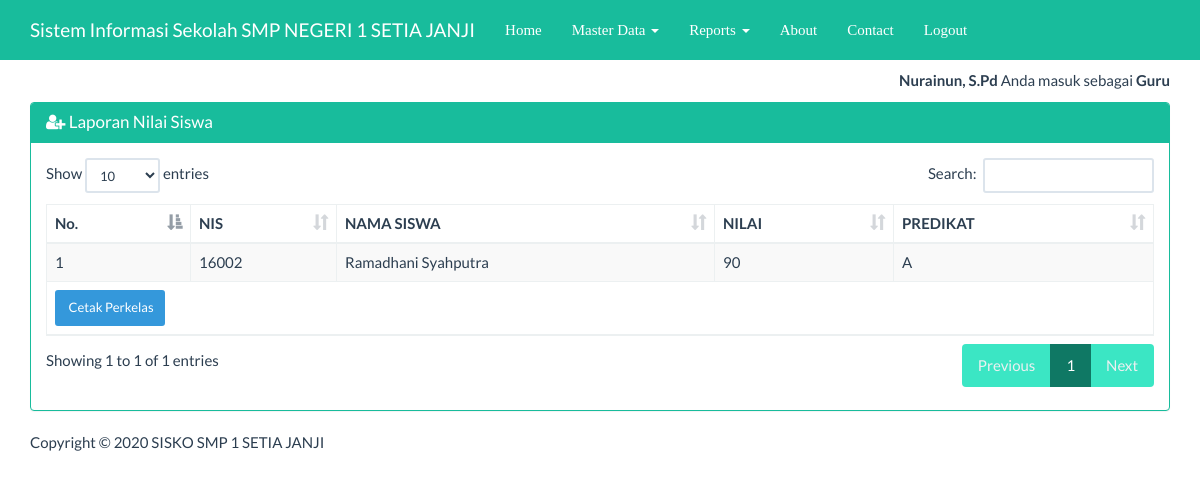
The app's page /index_admin.php?page=laporan&actions=nilaisiswa (signed in) with its own data.
### tables this page shows
CREATE TABLE `nilai` (
  `id` int(5) NOT NULL,
  `nis` int(10) NOT NULL,
  `siswa_nama` varchar(30) NOT NULL,
  `siswa_kelas` varchar(10) NOT NULL,
  `mapel` varchar(20) NOT NULL,
  `nip` varchar(50) NOT NULL,
  `guru_mapel` varchar(30) NOT NULL,
  `nilai` varchar(5) NOT NULL,
  `predikat` varchar(2) NOT NULL
);

### views/laporan_nilaisiswa.php (the view, shortened to what this page needs)
<nav class="navbar navbar-inverse navbar-fixed-top">
    <div class="container">
        <div class="navbar-header">
            <a class="navbar-brand" href="?page=utama">Sistem Informasi Sekolah SMP NEGERI 1 SETIA JANJI</a>
        </div>
        <div id="navbar" class="navbar-collapse collapse">
            <ul class="nav navbar-nav">
                 <li ><a href="?index_admin.php" style="font-family: cursive;">Home</a></li>
                 <?php if(isset($_SESSION['level']) && $_SESSION['level']==2) { ?>
                <li class="dropdown">
                    <a href="#" class="dropdown-toggle" data-toggle="dropdown" role="button" aria-haspopup="true" aria-expanded="false" style="font-family: cursive;">Master Data <span class="caret"></span></a>
                </li>
                <li class="dropdown">
                    <a href="#" class="dropdown-toggle" data-toggle="dropdown" role="button" aria-haspopup="true" aria-expanded="false" style="font-family: cursive;">Reports <span class="caret"></span></a>
                </li>
                <?php } ?>
                <li><a href="?page=about&actions=tampil" style="font-family: cursive;">About</a></li>
                <li><a href="?page=kontak&actions=tampil" style="font-family: cursive;">Contact</a></li>
                    <?php if (isset($_SESSION['user'])) { ?>
                    <li><a href="logout.php" style="font-family: cursive;">Logout</a></li>
                <?php } ?>
            </ul>
        </div>
    </div>
</nav>
<div class="container">
    <div class="row">
        <div class="col-xs-12">
            <div class="panel panel-success">
                <div class="panel-heading">
                    <h3 class="panel-title"><span class="fa fa-user-plus"></span> Laporan Nilai Siswa</h3>
                </div>
                <div class="panel-body">
                    <table id="dtskripsi" class="table table-bordered table-striped table-hover">
                        <thead>
                            <tr>
                                <th scope="col">No.</th><th>NIS</th><th>NAMA SISWA</th><th>NILAI</th><th>PREDIKAT</th>
                            </tr>
                        </thead>
                        <tbody>
                            <?php
                             $sql = "SELECT * FROM nilai WHERE nip='".$_SESSION['user']."'";
                            $query = mysqli_query($koneksi, $sql) or die("SQL Anda Salah");
                            $nomor = 0;
                            while ($data = mysqli_fetch_array($query)) {
                                $nomor++;
                                ?>
                                <tr>
                                    <td><?= $nomor ?></td>
                                    <td><?= $data['nis'] ?></td>
                                    <td><?= $data['siswa_nama'] ?></td>
                                    <td><?= $data['nilai'] ?>
                                    <td><?= $data['predikat'] ?></td>
                                </tr>
                            <?php } ?>
                        </tbody>
                        <tfoot>
                            <tr>
                                <td colspan="5">
                                    <a href="#cetak_perbulan" class="btn btn-info btn-sm">
                                        <span class="fa fa_print"></span> Cetak Perkelas
                                    </a>
                                </td>
                            </tr>
                        </tfoot>
                    </table>
                </div>
            </div>
        </div>
    </div>
</div>

### index_admin.php (style rules this page uses)
body { margin-top:70px; }

### records on screen
nilai: nis "16002", siswa_nama "Ramadhani Syahputra", nilai "90", predikat "A"

### other values on screen
$_SESSION['nama'] "Nurainun, S.Pd"
$_SESSION['ket'] "Guru"
